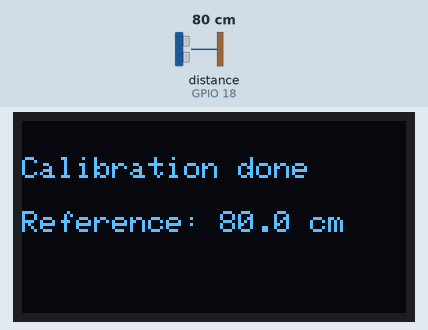
Recording of a sketch running on a simulated ESP32. On the bench: 128×64 one-colour display. Wiring (inferred from the names in the program): ultrasonic range finder: trigger GPIO 5; echo GPIO 18. Inputs (shaded band) come from the test bench; at power-on: distance to the obstacle (sensor on GPIO 18) 80 cm. The echo pulse lasts 58.3 µs per cm; what the sketch prints to the serial monitor is not drawn.

Above: at 3.9 s.
At 6.2 s:
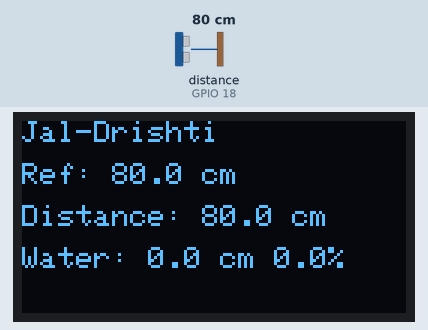
6.3 s: distance to the obstacle (sensor on GPIO 18) set to 2 cm
At 7.0 s:
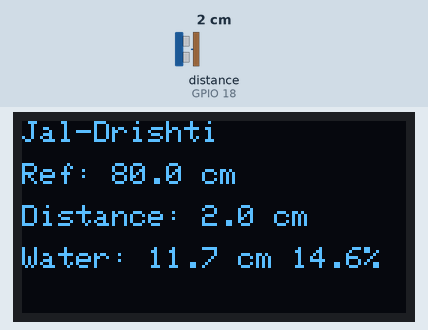
9.1 s: distance to the obstacle (sensor on GPIO 18) set to 4 cm
At 9.9 s:
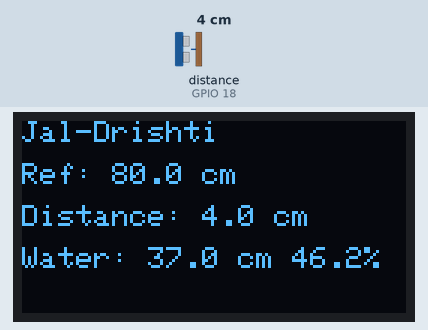
12.1 s: distance to the obstacle (sensor on GPIO 18) set to 9 cm
At 13.4 s:
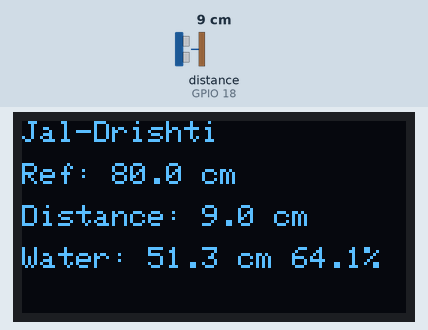
Timing chart, 0 to 15.1 s (numbered marks = the images above; inputs shaded):
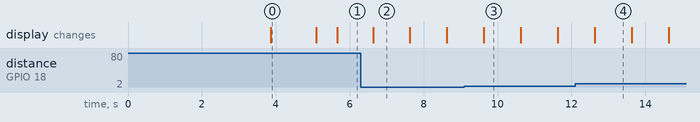

The sketch:

esp32_water_level_example.ino
```cpp
/* AquaSense AI ESP32 monitor with stable automatic startup calibration. */
#include <Wire.h>
#include <Adafruit_GFX.h>
#include <Adafruit_SSD1306.h>

#define DEVICE_ID "ESP32-001"
#define TRIG_PIN 5
#define ECHO_PIN 18
#define OLED_SDA 21
#define OLED_SCL 22
#define SCREEN_WIDTH 128
#define SCREEN_HEIGHT 64
#define OLED_ADDRESS 0x3C

const float MIN_DISTANCE_CM = 2.0f;
const float MAX_DISTANCE_CM = 400.0f;
const int MEASUREMENT_SAMPLES = 9;
const int CALIBRATION_SAMPLES = 21;
const int SAMPLE_DELAY_MS = 55;
const float SMOOTHING_FACTOR = 0.15f;
const unsigned long OUTPUT_INTERVAL_MS = 1000;

Adafruit_SSD1306 display(SCREEN_WIDTH, SCREEN_HEIGHT, &Wire, -1);
float smoothedWaterHeight = -1.0f;
float referenceHeightCm = -1.0f;
unsigned long lastOutput = 0;

void sortValues(float values[], int count) {
  for (int i = 0; i < count - 1; i++) for (int j = 0; j < count - i - 1; j++) if (values[j] > values[j + 1]) {
    float temporary = values[j]; values[j] = values[j + 1]; values[j + 1] = temporary;
  }
}

float readDistanceCm() {
  digitalWrite(TRIG_PIN, LOW); delayMicroseconds(3);
  digitalWrite(TRIG_PIN, HIGH); delayMicroseconds(10); digitalWrite(TRIG_PIN, LOW);
  unsigned long duration = pulseIn(ECHO_PIN, HIGH, 30000UL);
  if (duration == 0) return -1.0f;
  float distance = (duration * 0.0343f) / 2.0f;
  return distance >= MIN_DISTANCE_CM && distance <= MAX_DISTANCE_CM ? distance : -1.0f;
}

float readMedianDistance() {
  float values[MEASUREMENT_SAMPLES]; int validCount = 0;
  for (int i = 0; i < MEASUREMENT_SAMPLES; i++) {
    float distance = readDistanceCm();
    if (distance >= MIN_DISTANCE_CM && distance <= MAX_DISTANCE_CM) values[validCount++] = distance;
    delay(SAMPLE_DELAY_MS);
  }
  if (validCount < 3) return -1.0f;
  sortValues(values, validCount);
  return validCount % 2 == 0 ? (values[validCount / 2 - 1] + values[validCount / 2]) / 2.0f : values[validCount / 2];
}

bool calibrateReferenceHeight() {
  Serial.println("CALIBRATION: keep the real tank at its empty reference level.");
  display.clearDisplay(); display.setTextColor(SSD1306_WHITE); display.setTextSize(1);
  display.setCursor(0, 12); display.println("Calibrating...");
  display.setCursor(0, 30); display.println("Keep reference still"); display.display();
  delay(2000);

  float values[CALIBRATION_SAMPLES]; int validCount = 0;
  for (int i = 0; i < CALIBRATION_SAMPLES; i++) {
    float distance = readDistanceCm();
    if (distance >= MIN_DISTANCE_CM && distance <= MAX_DISTANCE_CM) values[validCount++] = distance;
    delay(80);
  }
  if (validCount < 15) return false;
  sortValues(values, validCount);
  float median = values[validCount / 2];
  float spread = values[validCount - 1] - values[0];
  if (spread > 8.0f) return false;
  referenceHeightCm = median;
  Serial.print("Automatic reference height: "); Serial.print(referenceHeightCm, 2); Serial.println(" cm");
  display.clearDisplay(); display.setCursor(0, 12); display.println("Calibration done");
  display.setCursor(0, 30); display.print("Reference: "); display.print(referenceHeightCm, 1); display.println(" cm"); display.display();
  delay(1200);
  return true;
}

void showReading(float distance, float waterHeight, float percentage) {
  display.clearDisplay(); display.setTextColor(SSD1306_WHITE); display.setTextSize(1);
  display.setCursor(0, 0); display.println("Jal-Drishti");
  display.setCursor(0, 14); display.print("Ref: "); display.print(referenceHeightCm, 1); display.println(" cm");
  display.setCursor(0, 28); display.print("Distance: "); display.print(distance, 1); display.println(" cm");
  display.setCursor(0, 42); display.print("Water: "); display.print(waterHeight, 1); display.print(" cm "); display.print(percentage, 1); display.println("%");
  display.display();
}

void publishReading(float distance, float waterHeight, float percentage) {
  // Send the exact values used by the OLED in one atomic packet. The bridge and
  // web app display these fields without recalculating them.
  Serial.print("{\"device_id\":\""); Serial.print(DEVICE_ID);
  Serial.print("\",\"timestamp\":\"");
  unsigned long now = millis();
  Serial.print(now);
  Serial.print("\",\"distance_cm\":"); Serial.print(distance, 1);
  Serial.print(",\"water_depth_cm\":"); Serial.print(waterHeight, 1);
  Serial.print(",\"water_level_percent\":"); Serial.print(percentage, 1);
  Serial.println(",\"temperature_c\":null}");
}

void setup() {
  Serial.begin(115200); pinMode(TRIG_PIN, OUTPUT); pinMode(ECHO_PIN, INPUT); digitalWrite(TRIG_PIN, LOW);
  Wire.begin(OLED_SDA, OLED_SCL);
  if (!display.begin(SSD1306_SWITCHCAPVCC, OLED_ADDRESS)) { Serial.println("OLED initialization failed."); while (true) delay(1000); }
  while (!calibrateReferenceHeight()) {
    Serial.println("Calibration failed: aim at the real stable reference and retrying.");
    display.clearDisplay(); display.setCursor(0, 12); display.println("Calibration failed"); display.setCursor(0, 30); display.println("Check sensor aim"); display.display();
    delay(3000);
  }
  display.clearDisplay(); display.display();
  Serial.println("AquaSense ESP32 monitor ready.");
  Serial.print("Automatic reference height: "); Serial.print(referenceHeightCm, 1); Serial.println(" cm");
}

void loop() {
  if (millis() - lastOutput < OUTPUT_INTERVAL_MS) return;
  lastOutput = millis();
  float distance = readMedianDistance();
  if (distance < 0) { Serial.println("Invalid sensor reading."); return; }
  float rawWaterHeight = constrain(referenceHeightCm - distance, 0.0f, referenceHeightCm);
  if (smoothedWaterHeight < 0) smoothedWaterHeight = rawWaterHeight;
  else smoothedWaterHeight = SMOOTHING_FACTOR * rawWaterHeight + (1.0f - SMOOTHING_FACTOR) * smoothedWaterHeight;
  float waterHeight = constrain(smoothedWaterHeight, 0.0f, referenceHeightCm);
  float percentage = (waterHeight / referenceHeightCm) * 100.0f;
  showReading(distance, waterHeight, percentage);
  publishReading(distance, waterHeight, percentage);
}
```

Measured:
- after the input at 6.3 s, the display: changes after 0.34 s (image 2)
- what the display in image 0 shows lasts 1.2 s, from 3.9 s to 5.1 s
- what the display in image 2 shows lasts 1.0 s, from 6.6 s to 7.6 s
